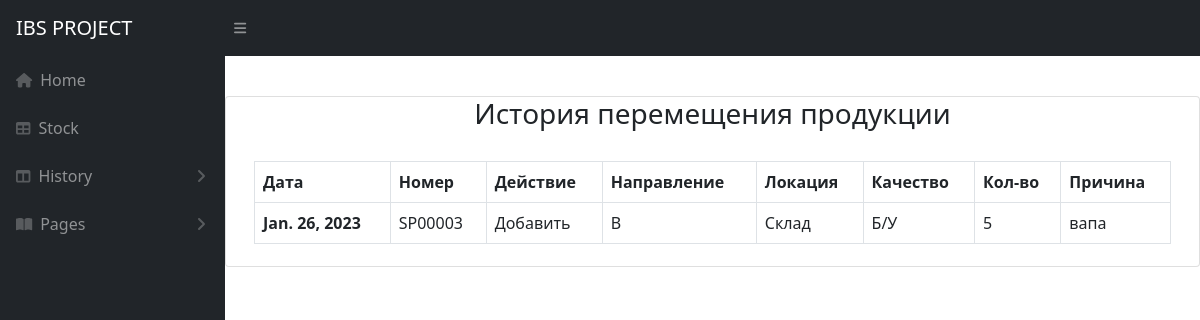
Before: /history/ with the older database file.
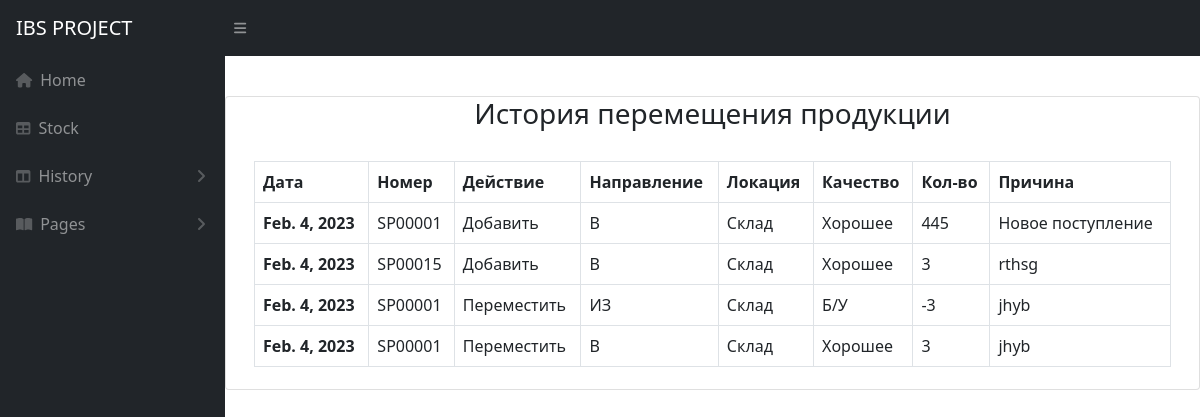
After: the same page with the newer database file.
### mainapp/models.py (models this page shows, shortened)
class Transaction(models.Model):
    number = models.ForeignKey(Product, verbose_name="Номер продукта", on_delete=models.CASCADE, null=False)
    status = models.ForeignKey(Status, verbose_name="Статус", on_delete=models.CASCADE, null=False)
    direction = models.ForeignKey(Direction, verbose_name="Откуда/Куда", on_delete=models.CASCADE, null=False)
    location = models.ForeignKey(Location, verbose_name="Перемещение (место)", on_delete=models.CASCADE, null=False)
    quality = models.ForeignKey(AssortmentQualityCategory, verbose_name="Качество продукции", on_delete=models.CASCADE, null=False)
    quantity = models.DecimalField(max_digits=9, decimal_places=0, verbose_name="Количество", null=False)
    reason = models.TextField(max_length=2000, verbose_name="Причина перемещения", null=False)
    slug = AutoSlugField(populate_from='number', editable=False, always_update=True)
    date = models.DateField(verbose_name="Дата", auto_now_add=True)

class Product(models.Model):
    def func():
        id_all = Product.objects.all()
        if not id_all:
            return 'SP00001'
        else:
            last = str(max(Product.objects.values_list('id'))[0] + 1)
            while len(last) < 5:
                last = str(0) + last
            last_number = str('SP') + last
        return last_number
    category = models.ForeignKey(AssortmentCategory, verbose_name="Категория", on_delete=models.CASCADE, null=True)
    name = models.CharField(max_length=255, verbose_name="Название", null=False)
    description = models.TextField(max_length=2000, verbose_name="Описание", null=True, blank=True)
    slug = AutoSlugField(populate_from='number', editable=True, always_update=True)
    image = models.ImageField(verbose_name="Фотография", upload_to='photos_parts', default='default.jpg')
    comment = models.TextField(max_length=2000, verbose_name="Описание", null=True, blank=True)
    number = models.CharField(max_length=7, unique=True, default=func, verbose_name='Номер продукта')
    def __str__(self):
        return self.number
    class Meta:
        verbose_name = 'Product'
        verbose_name_plural = 'Product'

class Status(models.Model):
    name = models.CharField(max_length=255, verbose_name="Куда/Откуда")
    def __str__(self):
        return self.name

class Direction(models.Model):
    name = models.CharField(max_length=255, verbose_name="Куда/Откуда")
    def __str__(self):
        return self.name

class Location(models.Model):
    name = models.CharField(max_length=255, verbose_name="Локация")
    slug = AutoSlugField(populate_from='name', editable=True, always_update=True)
    def __str__(self):
        return self.name
    class Meta:
        verbose_name = 'Location'
        verbose_name_plural = 'Locations'

class AssortmentQualityCategory(models.Model):
    name = models.CharField(max_length=255, verbose_name="Имя категории по качеству продукции")
    slug = AutoSlugField(populate_from='name', editable=True, always_update=True)
    def __str__(self):
        return self.name
    class Meta:
        verbose_name = 'Quality of category'
        verbose_name_plural = 'Quality of categories'

### mainapp/views.py (the view)
# urls.py: path('history/', views.history, name='history'),
def history(request):
    context = {
        'transaction': Transaction.objects.all(),
    }
    return render(request, 'history.html', context)

### mainapp/templates/history.html (shortened to what this page needs)
{% extends 'base.html' %}
{% block body %}
<div id="layoutSidenav_content">
    <main>
        <div class="container"><br>
            <div class="row">
                <div class="card card-primary mt-3">
                    <h3 class="card-title text-center">История перемещения продукции</h3>
                    <div class="card-body">
                        <div class="row">
                            <div class="table-responsive">
                                <table id="example"
                                       class="table table-bordered dt-responsive nowrap dataTable no-footer dtr-inline collapsed"
                                       style="border-collapse: collapse; border-spacing: 0px; width: 100%;" role="grid"
                                       aria-describedby="datatable-buttons_info">
                                    <thead>
                                    <tr>
                                        <th scope="col">Дата</th>
                                        <th scope="col">Номер</th>
                                        <th scope="col">Действие</th>
                                        <th scope="col">Направление</th>
                                        <th scope="col">Локация</th>
                                        <th scope="col">Качество</th>
                                        <th scope="col">Кол-во</th>
                                        <th scope="col">Причина</th>
                                    </tr>
                                    </thead>
                                    <tbody>
                                    {% for el in transaction %}
                                    <tr>
                                        <th scope="row">{{ el.date }}</th>
                                        <td>{{ el.number }}</td>
                                        <td>{{ el.status }}</td>
                                        <td>{{ el.direction }}</td>
                                        <td>{{ el.location }}</td>
                                        <td>{{ el.quality }}</td>
                                        <td>{{ el.quantity }}</td>
                                        <td>{{ el.reason }}</td>
                                    </tr>
                                    {% endfor %}
                                    </tbody>
                                </table>
                            </div>
                        </div>
                    </div>
                </div>
            </div>
        </div>
    </main>
</div>
{% endblock %}

### mainapp/templates/base.html (shortened to what this page needs)
<!DOCTYPE html>
<html lang="en">
{% load static %}
    <head>
<link rel="stylesheet" href="https://cdn.datatables.net/buttons/2.3.2/css/buttons.bootstrap5.min.css">
<link rel="stylesheet" href="https://cdn.datatables.net/1.13.1/css/dataTables.bootstrap5.min.css">
        <link href="https://cdn.jsdelivr.net/npm/simple-datatables@latest/dist/style.css" rel="stylesheet" />
        <link rel="stylesheet" href="{% static 'css/styles.css' %}">
    </head>
    <body class="sb-nav-fixed">
        <nav class="sb-topnav navbar navbar-expand navbar-dark bg-dark">
            <a class="navbar-brand ps-3" href="{% url 'home' %}">IBS PROJECT</a>
            <button class="btn btn-link btn-sm order-1 order-lg-0 me-4 me-lg-0" id="sidebarToggle" href="#!"><i class="fas fa-bars"></i></button>
        </nav>
        <div id="layoutSidenav">
            <div id="layoutSidenav_nav">
                <nav class="sb-sidenav accordion sb-sidenav-dark" id="sidenavAccordion">
                    <div class="sb-sidenav-menu">
                        <div class="nav">
                            <a class="nav-link" href="{% url 'home' %}">
                                <div class="sb-nav-link-icon"><i class="fas fa-home-alt"></i></div>
                                Home
                            </a>
                            <a class="nav-link" href="{% url 'stock' %}">
                                <div class="sb-nav-link-icon"><i class="fas fa-table"></i></div>
                                Stock
                            </a>
                            <a class="nav-link collapsed" href="#" data-bs-toggle="collapse" data-bs-target="#collapseHistory" aria-expanded="false" aria-controls="collapseHistory">
                                <div class="sb-nav-link-icon"><i class="fas fa-columns"></i></div>
                                History
                                <div class="sb-sidenav-collapse-arrow"><i class="fas fa-angle-down"></i></div>
                            </a>
                            <a class="nav-link collapsed" href="#" data-bs-toggle="collapse" data-bs-target="#collapsePages" aria-expanded="false" aria-controls="collapsePages">
                                <div class="sb-nav-link-icon"><i class="fas fa-book-open"></i></div>
                                Pages
                                <div class="sb-sidenav-collapse-arrow"><i class="fas fa-angle-down"></i></div>
                            </a>
                        </div>
                    </div>
                </nav>
            </div>
        {% block body %}{% endblock %}
        </div>
    </body>
</html>

Changed rows visible on the page:
removed Transaction: date "Jan. 26, 2023", number "SP00003", status "Добавить", direction "В", location "Склад", quality "Б/У", quantity "5", reason "вапа"
added Transaction: date "Feb. 4, 2023", number "SP00001", status "Добавить", direction "В", location "Склад", quality "Хорошее", quantity "445", reason "Новое поступление"
added Transaction: date "Feb. 4, 2023", number "SP00015", status "Добавить", direction "В", location "Склад", quality "Хорошее", quantity "3", reason "rthsg"
added Transaction: date "Feb. 4, 2023", number "SP00001", status "Переместить", direction "ИЗ", location "Склад", quality "Б/У", quantity "-3", reason "jhyb"
added Transaction: date "Feb. 4, 2023", number "SP00001", status "Переместить", direction "В", location "Склад", quality "Хорошее", quantity "3", reason "jhyb"
